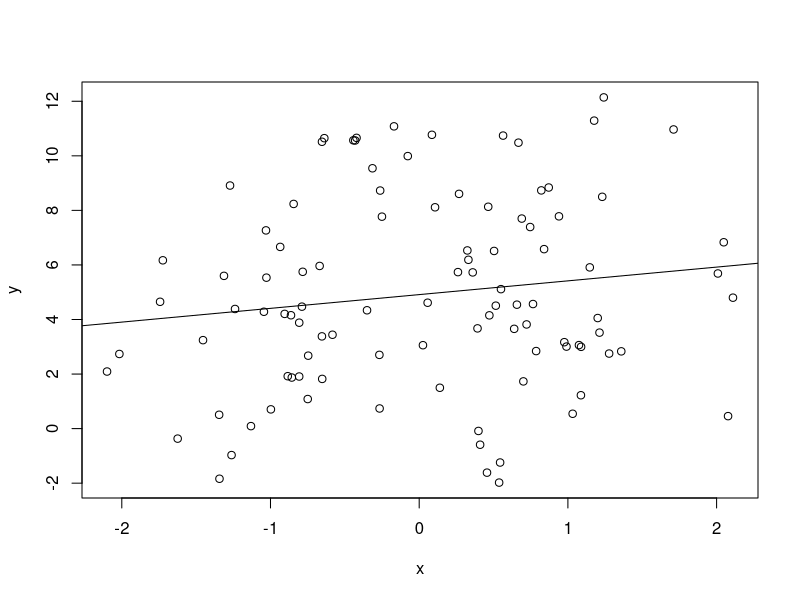
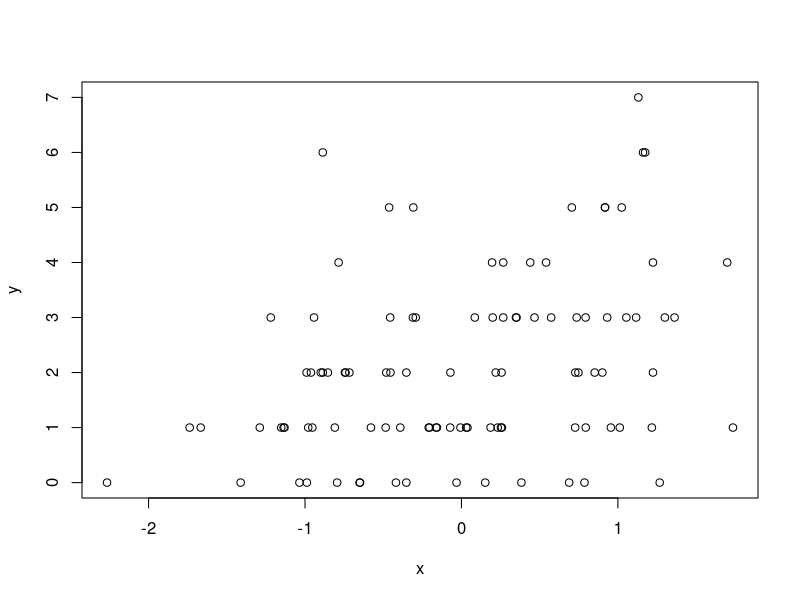

The R script that drew these images, in order:

##Question 1
##Generate two random matrices of dimensions 100X100 and perform vectorised multiplication
##and matrix multiplication on it.

set.seed(1)
m1 <- matrix(rnorm(10000),100,100)
m2 <- matrix(rnorm(10000),100,100)
vecmul <- m1*m2
matmul <- m1%*%m2




##Question 2
##Generate a list containing a random sequence of integers named “random” and length 500, a
##sorted increasing character array of length 26 named “chars” and a factor variable with two
##levels “yes” and “no” with 50 “yes” and 50 “no” placed randomly and name the factor variable
##accordingly. Perform basic subsetting operations on the list:
##Subset first 20 elements of the character array


z <- list(random = sample(500,500), chars = letters, 
          f <- sample(gl(2,50, labels = c("Yes", "No"))));

s1 <- z[[2]][1:20]



##Question 3
##There are two vectors x and y with the following values: x <- c(1,2,3,NA,5,6,7,8,NA,NA), y<-
##c(“a”,”b”,”c”,NA,”e”,”f”,”g”,”h”,NA,NA). How would you subset both the vectors taking only the
##good values.

x <- c(1,2,3,NA,5,6,7,8,NA,NA)
y <- c("a","b","c",NA,"e","f","g","h",NA,NA)

good <- complete.cases(x,y)

goodx <- x[good]
goody <- y[good]




##Question 4
##You are given two lists x <- list(a = 1:100,b = rnorm(100), c = rbinom(100,0,2)) and y <- list(a =
##matrix(1:20,4,5), b = matrix(1:50,10,5)). Calculate the mean of each element in x and extract
##the first two columns of each matrix in y.

x <- list(a = 1:100, b = rnorm(100), c = rbinom(100,0,2))
y <- list(a = matrix(1:20,4,5), b = matrix(1:50,10,5))

s1 <- sapply(x,mean,na.rm = T)
s2 <- lapply(y,function(x) {list((x[,c(2,3)]))})




##Question 5
##Simulate a linear model y = a + bx + e where e ~ N(0,9), x ~ N(0,1), a = 0.7 and b = 5. Plot the
##x versus y graph and the regression line.

set.seed(2)
e <- rnorm(100,0,3)
x <- rnorm(100,0,1)

a <- 0.7
b <- 5

y <- a*x + b + e

plot(x,y)

d <- data.frame(y,x)
reg <- lm( y ~ x, data = d)
abline(reg)


d <- data.frame(y,x,e)
reg <- lm( y ~ x + e, data = d)




##Question 6
##Simulate a poisson model y ~ Poisson(mu) where log(mu) = a + bx, x ~ N(0,1), a = 0.7 and b =
##0.3.

set.seed(3)
x <- rnorm(100,0,1)

a <- 0.7
b <- 0.3

log.mu <- a + b*x
y <-  rpois(100, exp(log.mu))

plot(x,y)



